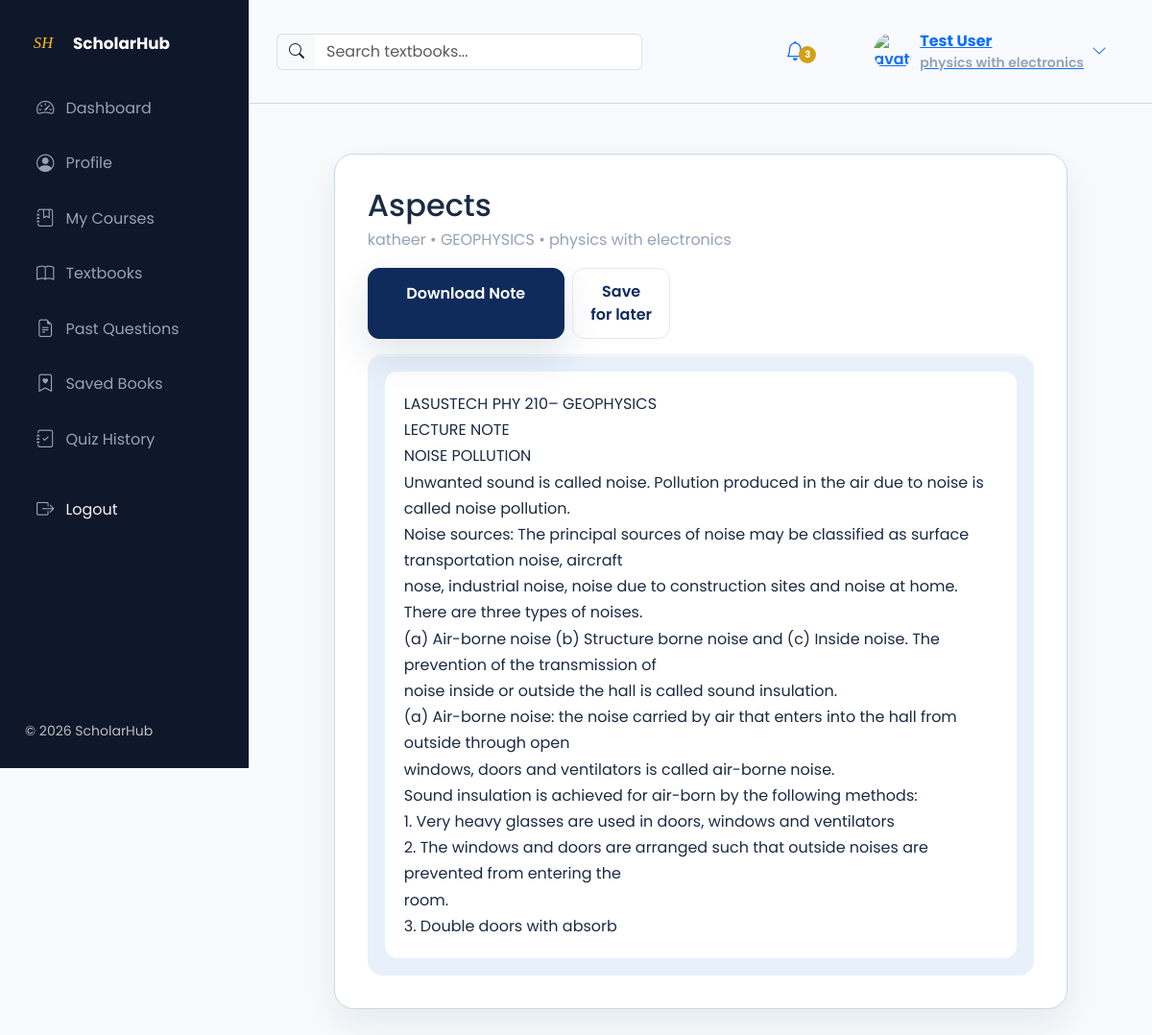
/resources/textbooks/5/ (signed in), run on the app's committed database.
### ScholarHub/models.py (models this page shows, shortened)
class StudentProfile(models.Model):
    user = models.OneToOneField(User, on_delete=models.CASCADE, related_name='student_profile')
    matric_number = models.CharField(max_length=50, blank=True)
    faculty = models.ForeignKey(Faculty, on_delete=models.SET_NULL, null=True, blank=True, related_name='students')
    department = models.ForeignKey(Department, on_delete=models.SET_NULL, null=True, blank=True, related_name='students')
    level = models.CharField(max_length=20, choices=LEVEL_CHOICES, default='100')
    semester = models.CharField(max_length=30, choices=SEMESTER_CHOICES, default='First Semester')
    phone_number = models.CharField(max_length=20, blank=True)
    profile_picture = models.ImageField(upload_to='profiles/', blank=True, null=True)
    courses = models.ManyToManyField(Course, blank=True, related_name='students')
    elective_courses = models.ManyToManyField(Course, blank=True, related_name='elective_students')
    saved_textbooks = models.ManyToManyField('Textbook', blank=True, related_name='saved_by_students')
    saved_past_questions = models.ManyToManyField('PastQuestion', blank=True, related_name='saved_by_students')
    created_at = models.DateTimeField(auto_now_add=True)
    class Meta:
        ordering = ('user__first_name',)

class Department(models.Model):
    faculty = models.ForeignKey(Faculty, on_delete=models.CASCADE, related_name='departments')
    name = models.CharField(max_length=150)
    description = models.TextField(blank=True)
    created_at = models.DateTimeField(auto_now_add=True)
    class Meta:
        ordering = ('name',)
        unique_together = ('faculty', 'name')

class Textbook(models.Model):
    title = models.CharField(max_length=220)
    author = models.CharField(max_length=200, blank=True)
    faculty = models.ForeignKey(Faculty, on_delete=models.CASCADE, related_name='textbooks')
    department = models.ForeignKey(Department, on_delete=models.CASCADE, related_name='textbooks')
    course = models.ForeignKey(Course, on_delete=models.CASCADE, related_name='textbooks')
    level = models.CharField(max_length=20, choices=LEVEL_CHOICES)
    semester = models.CharField(max_length=30, choices=SEMESTER_CHOICES)
    edition = models.CharField(max_length=100, blank=True)
    cover_image = models.ImageField(upload_to='textbooks/covers/', blank=True, null=True)
    description = models.TextField(blank=True, help_text='Short summary shown on the cards.')
    content = models.TextField(blank=True, default='', help_text='Full note content typed from the admin panel.')
    is_active = models.BooleanField(default=True)
    created_at = models.DateTimeField(auto_now_add=True)
    class Meta:
        ordering = ('-created_at',)

class Course(models.Model):
    department = models.ForeignKey(Department, on_delete=models.CASCADE, related_name='courses')
    code = models.CharField(max_length=30, unique=True, blank=True, null=True)
    title = models.CharField(max_length=200)
    level = models.CharField(max_length=20, choices=LEVEL_CHOICES)
    semester = models.CharField(max_length=30, choices=SEMESTER_CHOICES)
    units = models.PositiveIntegerField(blank=True, null=True)
    description = models.TextField(blank=True)
    quiz_time_limit = models.PositiveIntegerField(blank=True, null=True, help_text='Optional quiz timer in minutes.')
    created_at = models.DateTimeField(auto_now_add=True)
    class Meta:
        ordering = ('title',)

### ScholarHub/views.py (the view)
# urls.py: path('resources/textbooks/<int:pk>/', views.textbook_detail, name='textbook_detail'),
@login_required
def textbook_detail(request, pk):
    textbook = get_object_or_404(Textbook, pk=pk)
    profile = get_or_create_student_profile(request.user)
    if not resource_is_visible(profile, textbook):
        raise PermissionDenied('You do not have access to this resource.')
    return render(request, 'ScholarHub/textbook_detail.html', {'resource': textbook, 'profile': profile})

### ScholarHub/context_processors.py (called while the page is built)
def profile_context(request):
    if request.user.is_authenticated:
        profile = get_or_create_student_profile(request.user)
        return {'profile': profile}
    return {'profile': None}

### ScholarHub/models.py (called while the page is built)
def get_or_create_student_profile(user):
    profile, _ = StudentProfile.objects.get_or_create(user=user)
    return profile

### ScholarHub/views.py (called while the page is built, shortened)
def resource_is_visible(profile, resource):
    if profile.faculty and profile.department and getattr(resource, 'faculty_id', None) == profile.faculty_id and getattr(resource, 'department_id', None) == profile.department_id and getattr(resource, 'level', None) == profile.level:
        return True

### ScholarHub/templates/ScholarHub/textbook_detail.html (shortened to what this page needs)
{% extends 'ScholarHub/base.html' %}
{% load static %}
{% block extra_css %}
<link rel="stylesheet" href="{% static 'ScholarHub/css/site.css' %}">
<link rel="stylesheet" href="{% static 'ScholarHub/css/theme.css' %}">
<link rel="stylesheet" href="{% static 'ScholarHub/css/dashboard.css' %}">
{% endblock %}
{% block content %}
<div class="container py-4">
  <div class="card sh-elevated">
    <div class="card-body">
      <div class="d-flex justify-content-between align-items-start flex-wrap gap-3 mb-3">
        <div>
          <h2 class="mb-1">{{ resource.title }}</h2>
          <p class="text-muted mb-0">{{ resource.author }} • {{ resource.course.title }} • {{ resource.department.name }}</p>
        </div>
        <div class="d-flex gap-2">
          <a class="btn btn-primary" href="{% url 'download_textbook' resource.pk %}">Download Note</a>
          <a class="btn btn-outline-secondary" href="{% url 'bookmark_textbook' resource.pk %}">Save for later</a>
        </div>
      </div>
      <div class="note-reader-shell">
        {% if resource.content %}
        <div class="note-body">{{ resource.content }}</div>
        {% else %}
        <div class="note-empty">No note content has been added for this textbook yet.</div>
        {% endif %}
      </div>
    </div>
  </div>
</div>
{% endblock %}

### ScholarHub/templates/ScholarHub/base.html (shortened to what this page needs)
         {% load static %}
<!doctype html>
<html lang="en">
<head>
  <link href="https://cdn.jsdelivr.net/npm/bootstrap@5.3.2/dist/css/bootstrap.min.css" rel="stylesheet">
  <link href="https://cdn.jsdelivr.net/npm/bootstrap-icons@1.10.5/font/bootstrap-icons.css" rel="stylesheet">
  <link rel="stylesheet" href="{% static 'ScholarHub/css/site.css' %}">
  <link rel="stylesheet" href="{% static 'ScholarHub/css/theme.css' %}">
  <link rel="stylesheet" href="{% static 'ScholarHub/css/dashboard.css' %}">
  {% block extra_css %}{% endblock %}
</head>
<body class="sh-dashboard theme-saas-light">
  <div class="sh-app">
    <aside class="sh-sidebar" id="shSidebar">
      <div class="sh-sidebar-inner">
        <div class="sh-brand d-flex align-items-center">
          <img src="{% static 'ScholarHub/images/logo-mark.svg' %}" alt="ScholarHub" class="sh-logo">
          <span class="sh-brand-text">ScholarHub</span>
        </div>
        <nav class="sh-nav mt-4">
          <ul class="list-unstyled">
            <li class="sh-nav-item {% if request.resolver_match.url_name == 'dashboard' %}active{% endif %}">
              <a href="{% url 'dashboard' %}" class="sh-nav-link">
                <i class="bi bi-speedometer2"></i><span>Dashboard</span>
              </a>
            </li>
            <li class="sh-nav-item {% if request.resolver_match.url_name == 'profile' %}active{% endif %}">
              <a href="{% url 'profile' %}" class="sh-nav-link">
                <i class="bi bi-person-circle"></i><span>Profile</span>
              </a>
            </li>
            <li class="sh-nav-item {% if request.resolver_match.url_name == 'my_courses' %}active{% endif %}">
              <a href="{% url 'my_courses' %}" class="sh-nav-link">
                <i class="bi bi-journal-bookmark"></i><span>My Courses</span>
              </a>
            </li>
            <li class="sh-nav-item {% if request.resolver_match.url_name == 'textbooks' %}active{% endif %}">
              <a href="{% url 'textbooks' %}" class="sh-nav-link">
                <i class="bi bi-book"></i><span>Textbooks</span>
              </a>
            </li>
            <li class="sh-nav-item {% if request.resolver_match.url_name == 'past_questions' %}active{% endif %}">
              <a href="{% url 'past_questions' %}" class="sh-nav-link">
                <i class="bi bi-file-earmark-text"></i><span>Past Questions</span>
              </a>
            </li>
            <li class="sh-nav-item {% if request.resolver_match.url_name == 'saved_books' %}active{% endif %}">
              <a href="{% url 'saved_books' %}" class="sh-nav-link">
                <i class="bi bi-bookmark-heart"></i><span>Saved Books</span>
              </a>
            </li>
            <li class="sh-nav-item {% if request.resolver_match.url_name == 'quiz_attempt_history' %}active{% endif %}">
              <a href="{% url 'quiz_attempt_history' %}" class="sh-nav-link">
                <i class="bi bi-journal-check"></i><span>Quiz History</span>
              </a>
            </li>
            <li class="sh-nav-item sh-logout-item mt-3">
              <a href="{% url 'logout' %}" class="sh-nav-link logout-link">
                <i class="bi bi-box-arrow-right"></i><span>Logout</span>
              </a>
            </li>
          </ul>
        </nav>
        <div class="sh-sidebar-footer mt-auto">
          <small class="text-muted">© 2026 ScholarHub</small>
        </div>
      </div>
    </aside>
    <div class="sh-main">
      <header class="sh-topbar d-flex align-items-center justify-content-between">
        <div class="d-flex align-items-center gap-3 me-2">
          <form class="d-flex align-items-center sh-navbar-search" method="get" action="{% if request.resolver_match.url_name == 'past_questions' %}{% url 'past_questions' %}{% else %}{% url 'textbooks' %}{% endif %}">
            <div class="input-group">
              <span class="input-group-text border-end-0"><i class="bi bi-search"></i></span>
              <input name="q" class="form-control border-start-0" placeholder="{% if request.resolver_match.url_name == 'past_questions' %}Search past questions...{% else %}Search textbooks...{% endif %}" value="{{ request.GET.q|default:'' }}" aria-label="Search">
            </div>
          </form>
        </div>
        <div class="d-flex align-items-center gap-3 ms-auto">
          <div class="sh-notification dropdown">
            <button class="btn btn-link position-relative" id="shNotifyBtn"><i class="bi bi-bell fs-5"></i><span class="badge sh-badge">3</span></button>
          </div>
          <div class="sh-profile dropdown">
            <button class="btn btn-link d-flex align-items-center gap-2" id="shProfileBtn">
              {% if profile and profile.profile_picture %}
                <img src="{{ profile.profile_picture.url }}" alt="avatar" class="rounded-circle sh-avatar">
              {% else %}
                <img src="{% static 'ScholarHub/images/default-avatar.svg' %}" alt="avatar" class="rounded-circle sh-avatar">
              {% endif %}
              <div class="d-none d-md-block text-start">
                <div class="fw-bold sh-username">{{ user.get_full_name|default:user.username }}</div>
                <div class="small text-muted sh-dept">{{ profile.department.name|default:'Department' }}</div>
              </div>
              <i class="bi bi-chevron-down d-none d-md-inline"></i>
            </button>
          </div>
        </div>
      </header>
      <div class="sh-content container-fluid">
        {% block content %}
        {% endblock %}
      </div>
    </div>
  </div>
</body>
</html>

### ScholarHub/static/ScholarHub/css/site.css (style rules this page uses)
:root { --primary: #131E2A; --secondary: #2563EB; --accent: #D97706; --success: #22C55E; --warning: #F59E0B; --danger: #EF4444; --info: #3B82F6; --background: #F8FAFC; --surface: #FFFFFF; --surface-strong: #E8F0FA; --text: #1E293B; --muted: #64748B; --white: #FFFFFF; --card: #FFFFFF; --border: #E8EFFF; --shadow: rgba(15, 43, 91, 0.08); }
* { box-sizing: border-box; }
body { margin:0; font-family: 'Poppins', Arial, Helvetica, sans-serif; background:var(--background); color:var(--text); line-height:1.6; }
body, input, select, textarea, button { color:var(--text); }
a { text-decoration:none; color:inherit; }
.container { width: min(1120px, 90%); margin:0 auto; }
.btn-primary { background:var(--primary); color:var(--white); padding:14px 24px; box-shadow:0 18px 40px rgba(15,43,91,0.12); }
.btn { display:inline-block; padding:12px 18px; border-radius:999px; font-weight:600; transition:transform .2s ease; }
.btn-primary { background:var(--primary); color:var(--white); }
.card { background:var(--card); padding:18px; border-radius:14px; border:1px solid var(--border); box-shadow:0 6px 18px rgba(15,23,42,0.04); }
.btn-primary { width:100%; padding:14px 18px; font-size:1rem; }
.card.sh-elevated { border-radius:20px; }
.btn-primary { background:var(--primary); border-color:var(--primary); color:var(--white); }
.btn-outline-secondary { border-radius:12px; }
.sh-sidebar { width:260px; padding:28px; background:var(--sidebar-bg); border-right:1px solid rgba(15,43,91,0.04); }
.sh-brand-text { font-weight:800; color:var(--primary); font-size:1.05rem; }
.sh-logo { height:44px; }
.sh-nav-link { padding:12px 14px; border-radius:12px; color:var(--text-secondary); display:flex; align-items:center; gap:12px; }
.sh-nav-link i { color:var(--primary); }
.sh-topbar { padding:18px 28px; background:transparent; border-bottom:1px solid rgba(15,43,91,0.04); }
.sh-main .sh-content { padding:28px 32px; }

### ScholarHub/static/ScholarHub/css/theme.css (style rules this page uses)
:root { --bg-primary: #9FB3C8; --bg-secondary: #7D94AF; --bg-tertiary: #617992; --card-bg: #E8EFF6; --card-border: #CAD7E4; --card-shadow: 0 16px 40px rgba(15, 43, 91, 0.08); --text-primary: #1B2B43; --text-secondary: #52637A; --text-tertiary: #6D809A; --border-primary: #CAD7E4; --border-secondary: #CAD7E4; --input-bg: #F4F8FC; --input-border: #CAD7E4; --input-text: #1B2B43; --input-placeholder: #7D94AF; --btn-hover-bg: #DCE7F0; --navbar-bg: #F8FAFD; --navbar-border: #D2E0EA; --sidebar-bg: linear-gradient(180deg, #0F2B5B 0%, #1E3A8A 100%); --sidebar-border: #E2E8F0; --code-bg: #F5F7FA; --code-text: #0F172A; --alert-info-bg: rgba(43, 193, 182, 0.16); --alert-info-border: rgba(43, 193, 182, 0.35); --alert-info-text: #0f5b55; --alert-success-bg: #F0FDF4; --alert-success-border: #BBF7D0; --alert-success-text: #166534; --alert-warning-bg: #FEFCE8; --alert-warning-border: #FEF3C7; --alert-warning-text: #92400E; --alert-error-bg: #FEF2F2; --alert-error-border: #FECACA; --alert-error-text: #991B1B; --modal-bg: var(--card-bg); --modal-border: #E2E8F0; --modal-overlay: rgba(0, 0, 0, 0.5); --dropdown-bg: var(--card-bg); --dropdown-hover: #F5F7FA; --dropdown-border: #E2E8F0; --badge-bg: #EFF6FF; --badge-text: #1E3A8A; --primary-color: #0F2B5B; --secondary-color: #1E3A8A; --accent-color: #D4A017; --success-color: #22C55E; --warning-color: #F59E0B; --danger-color: #EF4444; --info-color: #2BC1B6; --info-bg: rgba(43, 193, 182, 0.10); --info-border: rgba(43, 193, 182, 0.2); }
body { background-color: var(--bg-primary); color: var(--text-primary); transition: background-color 0.3s ease, color 0.3s ease; }
.card, .sh-elevated { background-color: var(--card-bg) !important; border-color: var(--card-border) !important; box-shadow: var(--card-shadow) !important; color: var(--text-primary); border-radius: 20px; }
.sh-sidebar { background: var(--sidebar-bg) !important; border-right-color: var(--sidebar-border) !important; color: var(--text-primary); }
.sh-nav-link { color: var(--text-tertiary); }

### ScholarHub/templates/ScholarHub/textbook_detail.html (style rules this page uses)
.note-reader-shell { border: 1px solid var(--border); border-radius: 0.95rem; background: var(--surface-strong); padding: 1rem; box-shadow: inset 0 1px 0 rgba(255,255,255,.8); }
.note-body { background: var(--white); border: 1px solid var(--border); border-radius: 0.85rem; padding: 1.25rem; white-space: pre-wrap; line-height: 1.7; font-size: 1rem; min-height: 280px; }

### data on the page
StudentProfile: department.name "physics with electronics"
Textbook: title "Aspects", author "katheer", course "GEOPHYSICS", department.name "physics with electronics", content "LASUSTECH PHY 210– GEOPHYSICS LECTURE NOTE NOISE POLLUTION Unwanted sound is called noise. Pollution produced in the air due to noise is called noise pollution. Noise sources: The principal sources of noise may be classified as surface transportation noise, aircraft nose, industrial noise, noise due to construction sites and noise at home. There are three types of noises. (a) Air-borne noise (b) Structure borne noise and (c) Inside noise. The prevention of the transmission of noise inside or outside the hall is called sound insulation. (a) Air-borne noise: the noise carried by air that enters into the hall from outside through open windows, doors and ventilators is called air-borne noise.…"

### other printed values
{{ user.get_full_name|default:user.username }} "Test User"
